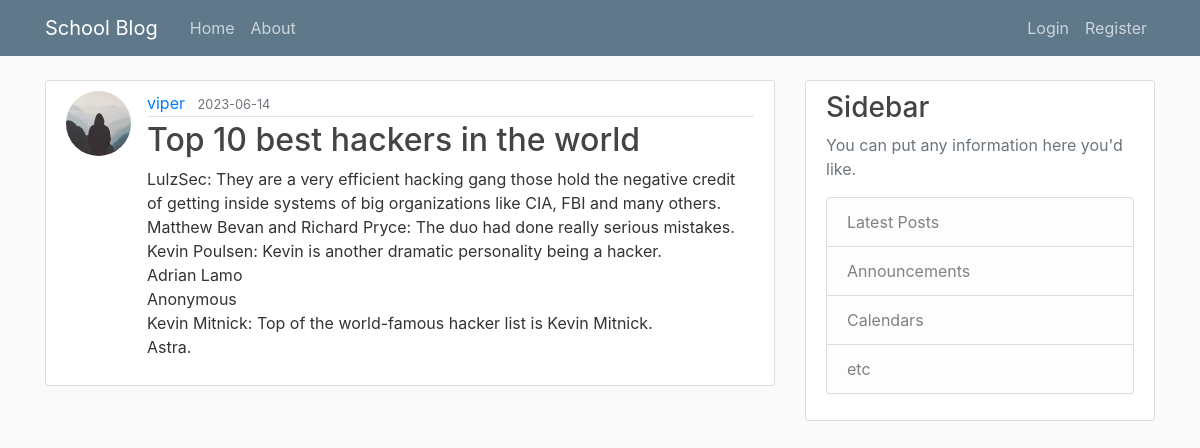
The page /post/18 on the database its author committed.
### flaskblog/models.py (models this page shows, shortened)
class User(UserMixin, db.Model):
    id = db.Column(db.Integer, primary_key=True)
    username = db.Column(db.String(20), unique=True, nullable=False)
    email = db.Column(db.String(120), unique=True, nullable=False)
    image_file = db.Column(db.String(20), nullable=False,
                           default='default.jpg')
    password = db.Column(db.String(60), nullable=False)
    posts = db.relationship('Post', backref='author', lazy=True)

class Post(db.Model):
    id = db.Column(db.Integer, primary_key=True)
    title = db.Column(db.String(1000), nullable=False)
    date_posted = db.Column(db.DateTime, nullable=False,
                            default=datetime.utcnow)
    content = db.Column(db.Text, nullable=False)
    user_id = db.Column(db.Integer, db.ForeignKey('user.id'), nullable=False)

### flaskblog/routes.py (the view)
@app.route('/post/<int:post_id>')
def post(post_id):
    post = Post.query.get_or_404(post_id)
    return render_template('post.html', title=post.title, post=post)

### flaskblog/templates/post.html (shortened to what this page needs)
{% extends "layout.html" %}
{% block content %}
    <article class="media content-section">
        <img class="rounded-circle article-img" src="{{ url_for('static', filename='profile_pics/' + post.author.image_file )}}">
        <div class="media-body">
        <div class="article-metadata">
            <a class="mr-2" href="{{ url_for('user_posts', username=post.author.username) }}">{{ post.author.username }}</a>
            <small class="text-muted">{{ post.date_posted.strftime('%Y-%m-%d') }}</small>
        </div>
        <h2 class="article-title">{{ post.title }}</h2>
        <p class="article-content">{{ post.content }}</p>
        </div>
    </article>
{% endblock content %}

### flaskblog/static/main.css (style rules this page uses)
body { background: #fafafa; color: #333333; margin-top: 5rem; }
h1, h2, h3, h4, h5, h6 { color: #444444; }
.content-section { background: #ffffff; padding: 10px 20px; border: 1px solid #dddddd; border-radius: 3px; margin-bottom: 20px; }
.article-title { color: #444444; }
.article-content { white-space: pre-line; }
.article-img { height: 65px; width: 65px; margin-right: 16px; }
.article-metadata { padding-bottom: 1px; margin-bottom: 4px; border-bottom: 1px solid #e3e3e3 }

### rows shown on the page
User: image_file (picture), author.username "viper"
Post: date_posted "2023-06-14", title "Top 10 best hackers in the world", content "LulzSec: They are a very efficient hacking gang those hold the negative credit of getting inside systems of big organizations like CIA, FBI and many others. Matthew Bevan and Richard Pryce: The duo had done really serious mistakes. Kevin Poulsen: Kevin is another dramatic personality being a hacker. Adrian Lamo Anonymous Kevin Mitnick: Top of the world-famous hacker list is Kevin Mitnick. Astra."
